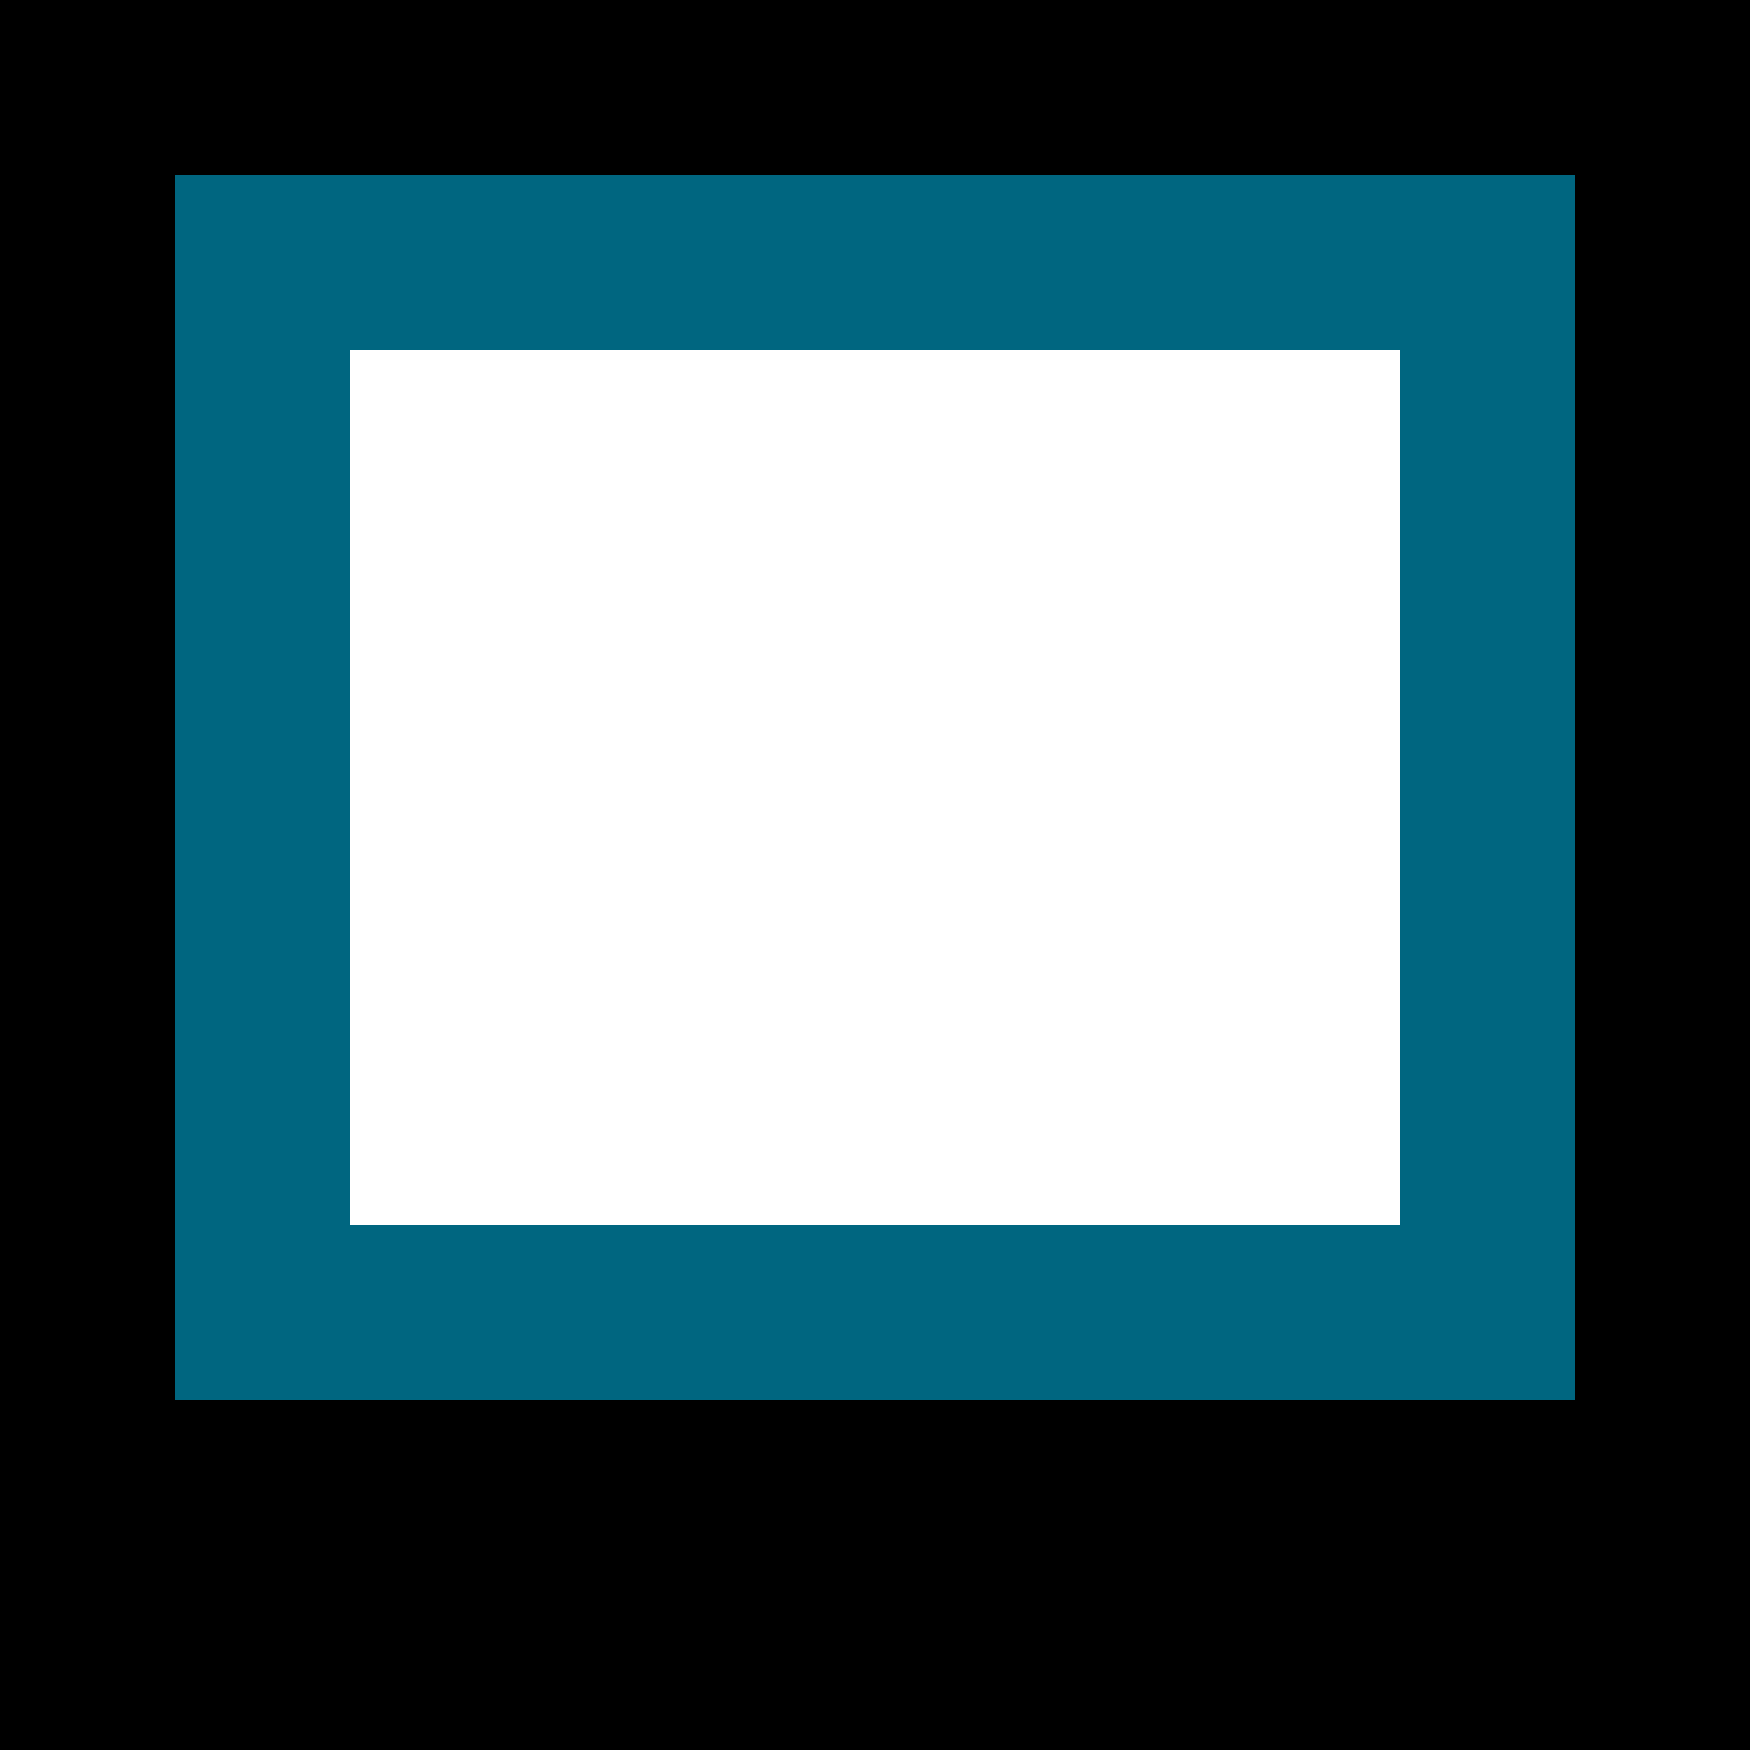

A level layout from a 2D game, rendered from its tile map. Below: a short description, then the map file with tile-grid data replaced by summaries:
An orthogonal 10x10 tile map with 175x175 px tiles, 1 tile layer (Ground) and 5 objects (2x Box, 2x Point, Chuy).

<map version="1.0" orientation="orthogonal" width="10" height="10" tilewidth="175" tileheight="175">
 <tileset firstgid="1" name="SokoChuy" tilewidth="175" tileheight="175">
  <image source="gfx/sokochuy.png" width="350" height="525" />
  <tile id="4">
   <properties>
    <property name="wall" value="true" />
   </properties>
  </tile>
 </tileset>
 <layer name="Ground" width="10" height="10">
  <data>[100 cells, 100 non-empty, 3 distinct tile ids]</data>
 </layer>
 <objectgroup name="Objects" width="10" height="10">
  <object name="Chuy" x="739" y="589" width="175" height="175" />
  <object name="Box" x="570" y="835" width="175" height="175" />
  <object name="Box" x="929" y="830" width="175" height="175" />
  <object name="Point" x="506" y="1074" width="35" height="38" />
  <object name="Point" x="1155" y="1057" width="35" height="38" />
 </objectgroup>
</map>